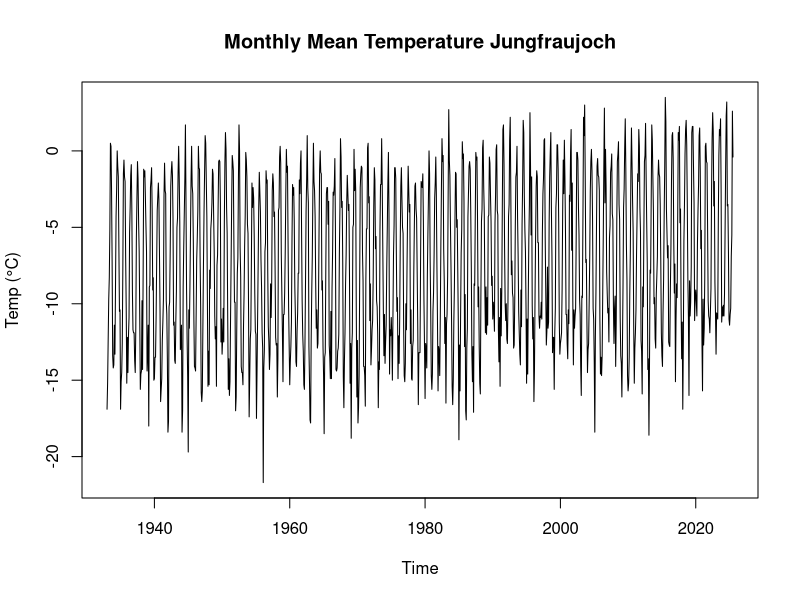
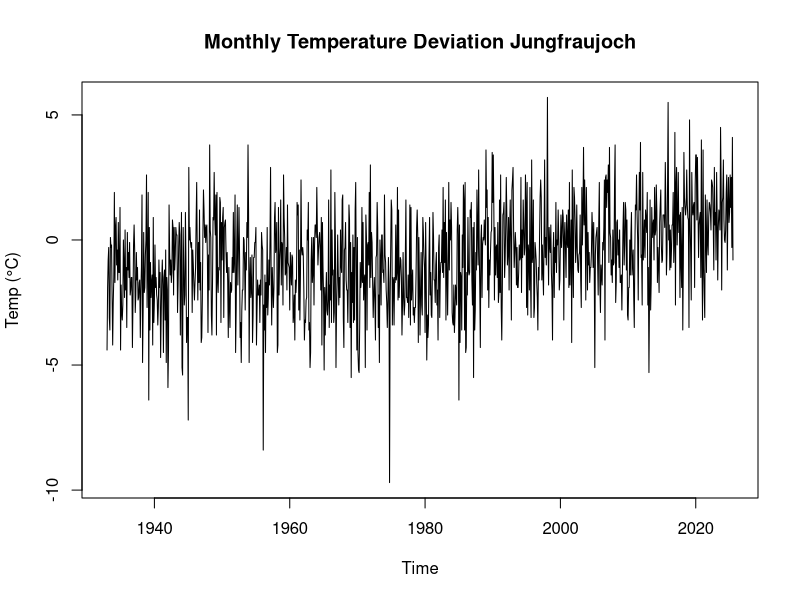
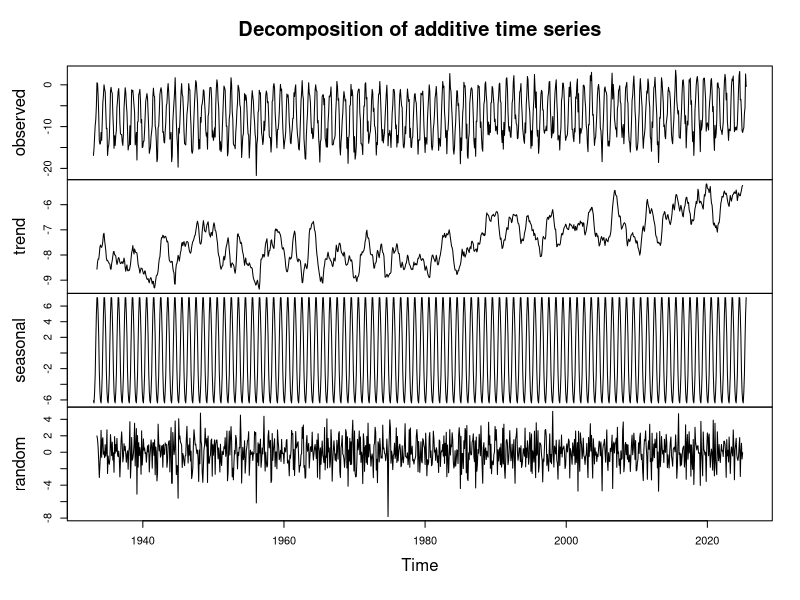
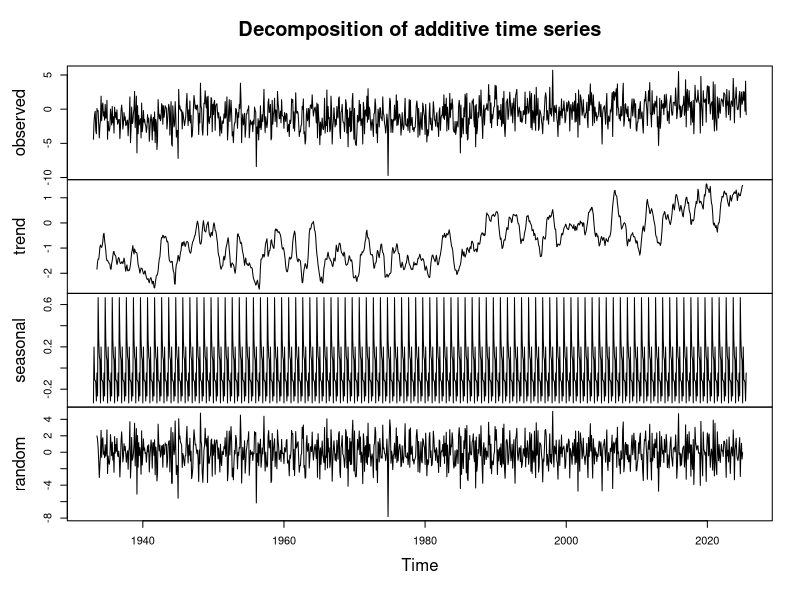
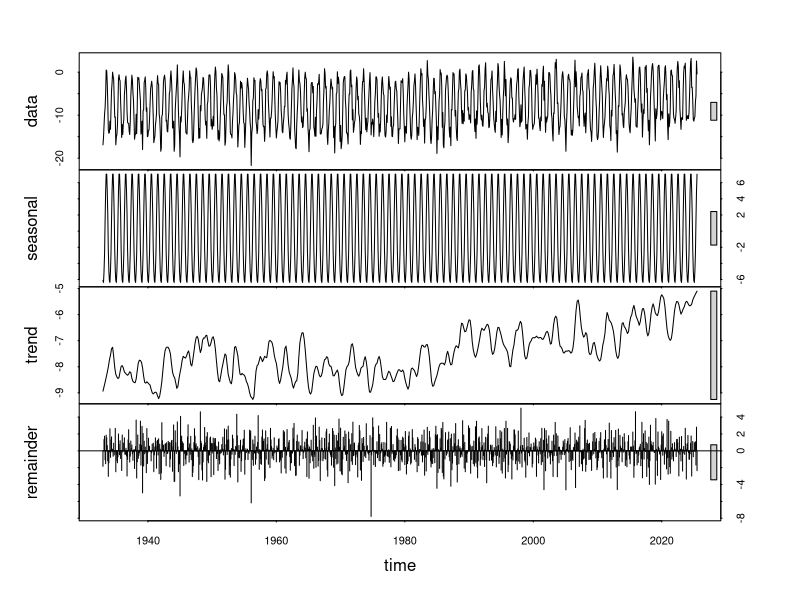
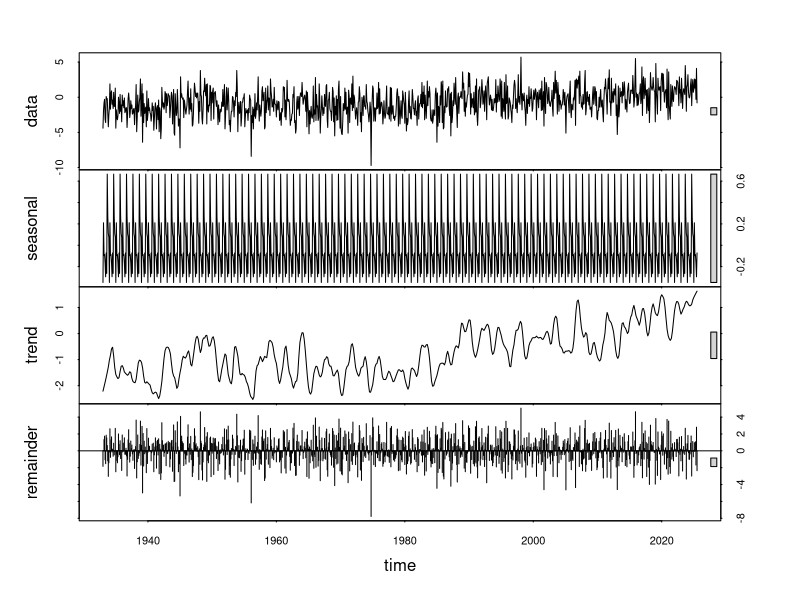
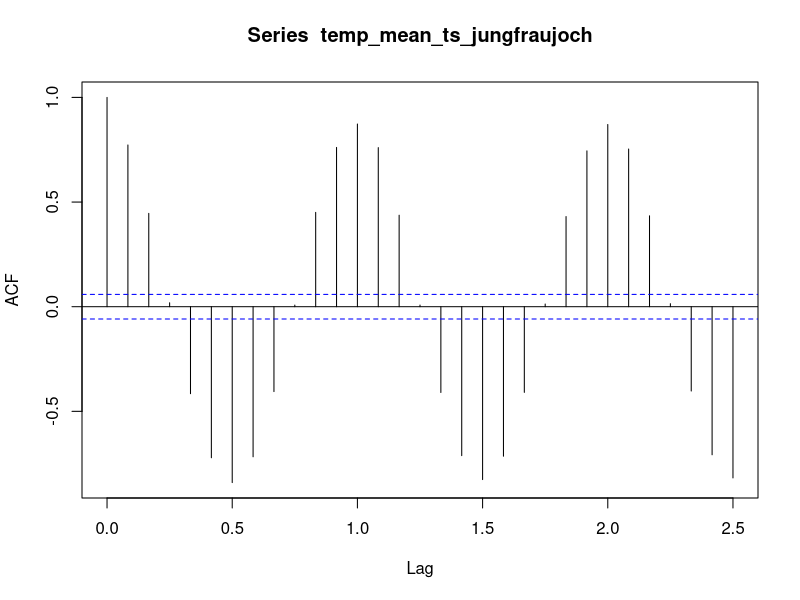
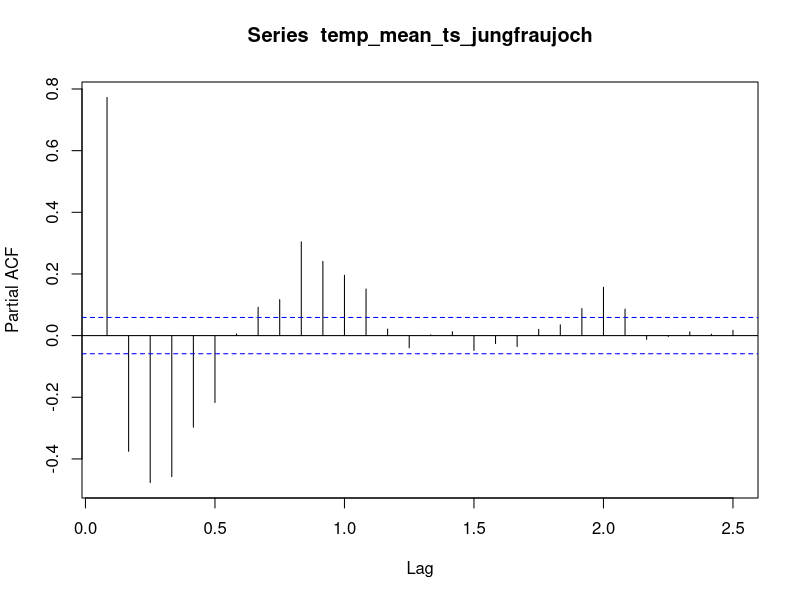

Write the R code that produced these figures, in order.
# libraries
library(readr)
library(dplyr)
library(lubridate)
library(tseries)
library(urca)

# read the dataset
df_jungfraujoch <- read.delim("data/raw/weather_monthly_jungfraujoch.csv", sep = ";")
# convert timestamp to datetime
df_jungfraujoch <- df_jungfraujoch %>%
  mutate(reference_timestamp = dmy_hm(reference_timestamp),
         year_month = floor_date(reference_timestamp, "month"))
# only keep columns needed for analysis
df_jungfraujoch_cleaned <- df_jungfraujoch %>% 
  select(station_abbr, reference_timestamp, ths200m0, th9120mv)
# rename columns
colnames(df_jungfraujoch_cleaned) <- c('station_abbr', 'reference_timestamp', 'temp_mean', 'temp_deviation')
head(df_jungfraujoch_cleaned)
# check for NAs
colSums(is.na(df_jungfraujoch_cleaned)) # no NAs

# create time series object
# temp_mean monthly series
temp_mean_ts_jungfraujoch <- ts(df_jungfraujoch_cleaned$temp_mean,
                   start = c(1933, 1), frequency = 12)
# temp_deviation monthly series
temp_deviation_ts_jungfraujoch <- ts(df_jungfraujoch_cleaned$temp_deviation,
                        start = c(1933, 1), frequency = 12)
# plots
plot(temp_mean_ts_jungfraujoch, main = "Monthly Mean Temperature Jungfraujoch", ylab = "Temp (°C)")
plot(temp_deviation_ts_jungfraujoch, main = "Monthly Temperature Deviation Jungfraujoch", ylab = "Temp (°C)")

# check stationarity
adf.test(temp_mean_ts_jungfraujoch) # p-value is less than .05 hence stationary
adf.test(temp_deviation_ts_jungfraujoch) # p-value is less than .05 hence stationary

# decomposition (trend, seasonality, residuals)
temp_mean_ts_jungfraujoch_comp=decompose(temp_mean_ts_jungfraujoch)
temp_deviation_ts_jungfraujoch_comp=decompose(temp_deviation_ts_jungfraujoch)
plot(temp_mean_ts_jungfraujoch_comp)
plot(temp_deviation_ts_jungfraujoch_comp)
# STL decomposition
stl_mean <- stl(temp_mean_ts_jungfraujoch, s.window = "periodic")
stl_dev <- stl(temp_deviation_ts_jungfraujoch, s.window = "periodic")
plot(stl_mean)
plot(stl_dev)

# acf and pacf
acf(temp_mean_ts_jungfraujoch) # shows seasonality (oscillation)
pacf(temp_mean_ts_jungfraujoch) # damped/fades out

acf(temp_deviation_ts_jungfraujoch) # 
pacf(temp_deviation_ts_jungfraujoch) # 

# 4. Test for structural breaks around 1980
library(strucchange)
# Convert to annual means first for break testing
annual_temps <- aggregate(temp_mean_ts_jungfraujoch, FUN = mean)
bp_test <- breakpoints(annual_temps ~ time(annual_temps))
plot(bp_test)
